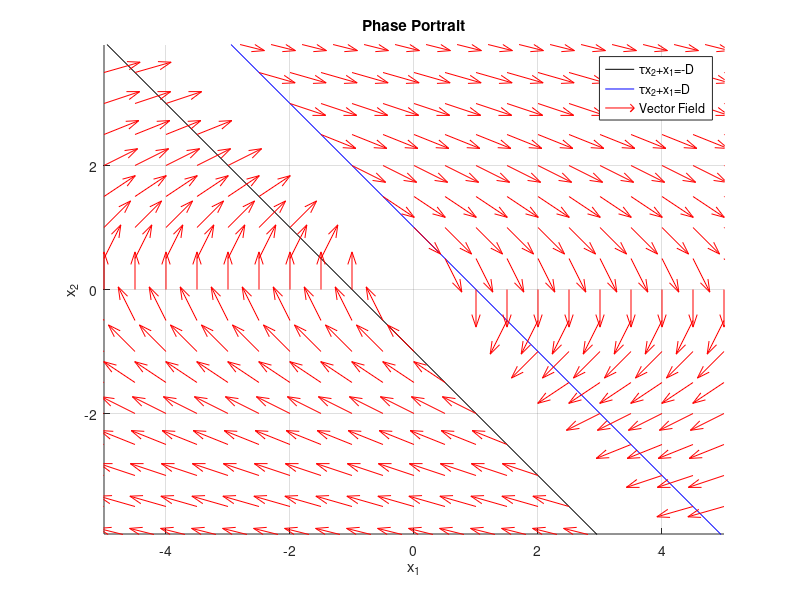

Reproduce this figure in MATLAB.
%% AME-552

% HW2 Problem 1

%% Clear

clear, clc, close all;

%% Program Execution

% Symbolic variables
A = 1;
D = 1;
tau = 1;
I = 1;

% Define the system
f = @(x1, x2) x2;                 
g1 = @(x1, x2) -A / I;
g2 = @(x1, x2) A / I;

% Define the grid
[x1, x2] = meshgrid(-5: 0.5: 5, -5: 0.5: 5);

% Calculate vector field
dx1 = f(x1, x2);

for i = 1: size(x1, 1)

    for j = 1: size(x1, 2)

        x1_o = x1(i, j);
        x2_o = x2(i, j);

        if tau*x2_o + x1_o >= D

            dx2(i, j) = g1(x1_o, x2_o);

        elseif tau*x2_o + x1_o <= -D

            dx2(i, j) = g2(x1_o, x2_o);

        else

            dx2(i, j) = nan;

        end

    end

end

% Normalize the vector field for better visualization
magnitude = sqrt(dx1.^2 + dx2.^2);
dx1 = dx1 ./ magnitude;
dx2 = dx2 ./ magnitude;

% Plot boundaries
figure; hold on;
fun1 = @(x) (1/tau) * (-D-x);
fun2 = @(x) (1/tau) * (D-x);
fplot(fun1, 'k', LineWidth=2);
fplot(fun2, 'b', LineWidth=2);
quiver(x1, x2, dx1, dx2, 'r');    % Quiver plot

% % Plot trajectories using ode45
% for x0 = -5:2.5:5                 % Initial conditions
%     for y0 = -5:2.5:5
%         [T, Y] = ode45(@(t, y) [f(y(1), y(2)); g1(y(1), y(2))], [0, 1], [x0, y0]);
%         plot(Y(:,1), Y(:,2), 'b'); % Trajectories
%     end
% end

% Label the axes
xlabel('x_1');
ylabel('x_2');
title('Phase Portrait');
legend('\taux_2+x_1=-D', '\taux_2+x_1=D', 'Vector Field');
axis equal;
grid on;
hold off;
